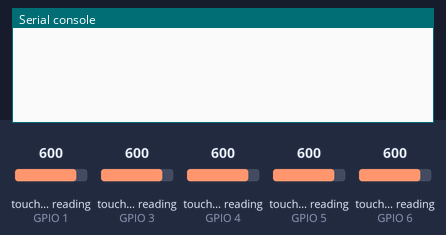
The program below on a simulated ESP32 board running MicroPython. Parts: the last lines printed to the serial console. Inputs (shaded band) come from the test bench; at power-on: touch-pad reading (sensors on GPIO 1, GPIO 3, GPIO 4, GPIO 5, GPIO 6) 600.

Above: at 1.2 s.
1.3 s: touch-pad reading (sensor on GPIO 1) set to 687
At 3.2 s:
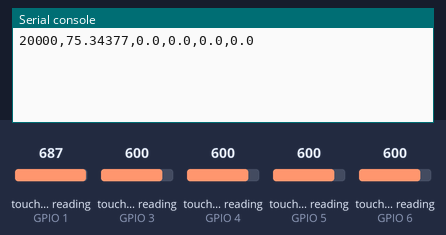
3.5 s: touch-pad reading (sensor on GPIO 3) set to 687
At 4.8 s:
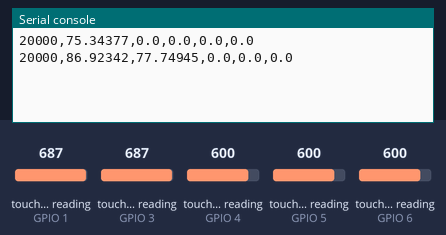
5.0 s: touch-pad reading (sensor on GPIO 4) set to 687
6.5 s: touch-pad reading (sensor on GPIO 5) set to 687
At 6.9 s:
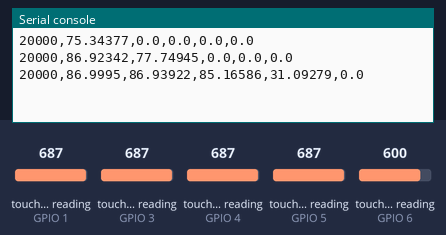
8.0 s: touch-pad reading (sensor on GPIO 6) set to 687
At 9.3 s:
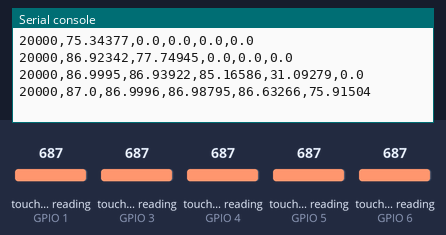
9.5 s: touch-pad reading (sensor on GPIO 1) set to 63
At 11.8 s:
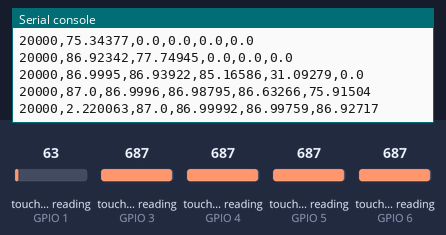
Timing chart, 0 to 12.0 s (numbered marks = the images above; inputs shaded):
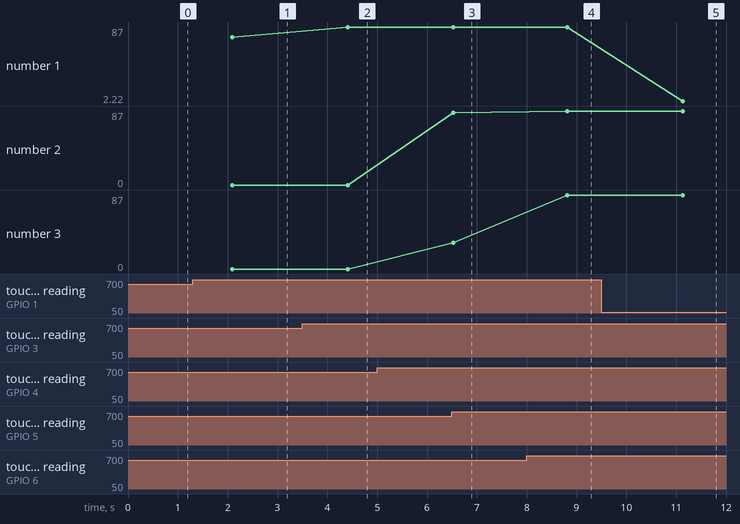

The program:

hello.touch.S3.py
```python
# (licence header left out)
from machine import TouchPad,Pin
import time

t1 = TouchPad(Pin(1))
t3 = TouchPad(Pin(3))
t4 = TouchPad(Pin(4))
t5 = TouchPad(Pin(5))
t6 = TouchPad(Pin(6))

r1min = r3min = r4min = r5min = r6min = 1e6
r1filt = r3filt = r4filt = r5filt = r6filt = 0
eps = 0.01 # smoothing filter fraction
loop = 500 # smoothing filter iterations

while True:
    for i in range(loop):
        r1 = t1.read()
        if (r1 < r1min): r1min = r1
        r1filt = (1-eps)*r1filt+eps*(r1-r1min)
        r3 = t3.read()
        if (r3 < r3min): r3min = r3
        r3filt = (1-eps)*r3filt+eps*(r3-r3min)
        r4 = t4.read()
        if (r4 < r4min): r4min = r4
        r4filt = (1-eps)*r4filt+eps*(r4-r4min)
        r5 = t5.read()
        if (r5 < r5min): r5min = r5
        r5filt = (1-eps)*r5filt+eps*(r5-r5min)
        r6 = t6.read()
        if (r6 < r6min): r6min = r6
        r6filt = (1-eps)*r6filt+eps*(r6-r6min)
    print(f"20000,{r1filt},{r3filt},{r4filt},{r5filt},{r6filt}") # 20000 for scale
```

Measured:
- after the input at 1.3 s, the serial console: prints a new line after 0.79 s (image 1)
- after the input at 3.5 s, the serial console: prints a new line after 0.91 s (image 2)
- after the input at 6.5 s, the serial console: prints a new line at once (image 3)
- after the input at 8.0 s, the serial console: prints a new line after 0.81 s (image 4)
- after the input at 9.5 s, the serial console: prints a new line after 1.6 s (image 5)
- plotted number 1: 87 → 2.22 after the input at 9.5 s
- plotted number 3: 0 → 31.09 after the input at 6.5 s
